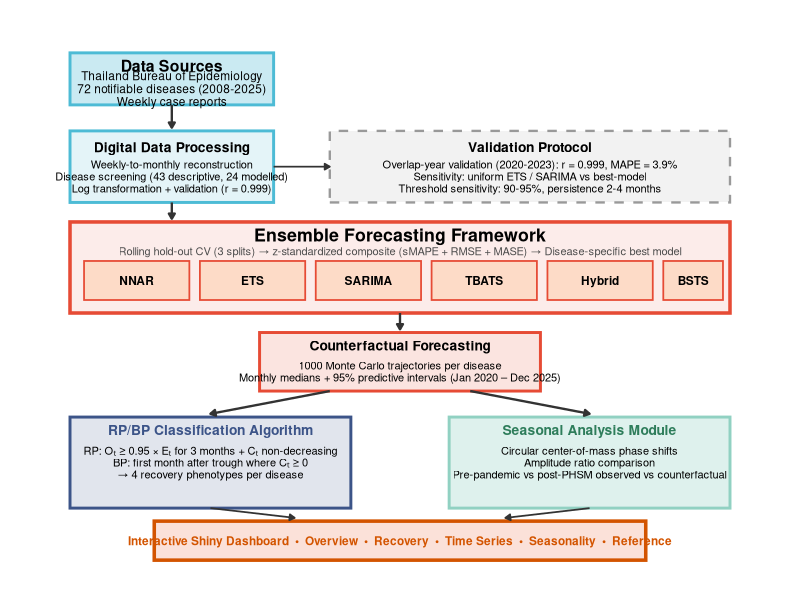
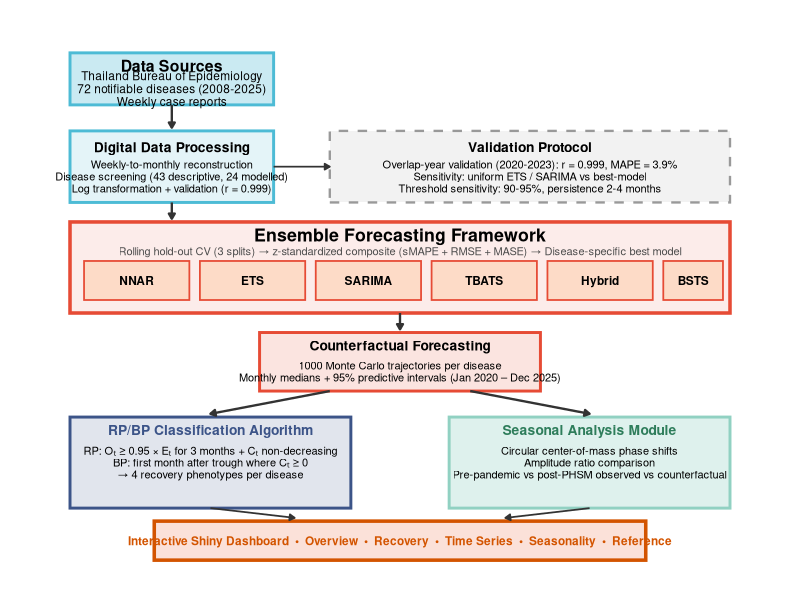

The R source for these figures, in order:
# ==============================================================================
# Figure 1: Framework Architecture Schematic
# Digital Surveillance Framework Pipeline Diagram
# ==============================================================================

library(ggplot2)
library(grid)
library(gridExtra)

# --- Helper: Rounded rectangle grob ---
roundrect_grob <- function(x, y, w, h, r = 0.02, fill = "white", col = "black", lwd = 1) {
  grid.roundrect(
    x = unit(x, "npc"), y = unit(y, "npc"),
    width = unit(w, "npc"), height = unit(h, "npc"),
    r = unit(r, "npc"),
    gp = gpar(fill = fill, col = col, lwd = lwd)
  )
}

# --- Color Palette ---
col_data     <- "#4DBBD5FF"   # Data layer (blue)
col_model    <- "#E64B35FF"   # Model layer (red)
col_metric   <- "#3C5488FF"   # Metric layer (dark blue)
col_seasonal <- "#91D1C2FF"   # Seasonal module (teal)
col_dash     <- "#F39B7FFF"   # Dashboard (salmon)
col_arrow    <- "#333333"
col_bg       <- "white"

# --- Build figure using ggplot + annotation ---
fig1 <- ggplot() +
  xlim(0, 10) + ylim(0, 8) +
  theme_void() +
  theme(plot.margin = margin(10, 10, 10, 10)) +

  # === LAYER 1: Data Sources (top) ===
  annotate("rect", xmin = 0.3, xmax = 3.2, ymin = 7.0, ymax = 7.8,
           fill = col_data, alpha = 0.3, color = col_data, linewidth = 1) +
  annotate("text", x = 1.75, y = 7.6, label = "Data Sources", fontface = "bold", size = 4) +
  annotate("text", x = 1.75, y = 7.25, size = 3, lineheight = 0.9,
           label = "Thailand Bureau of Epidemiology\n72 notifiable diseases (2008-2025)\nWeekly case reports") +

  # === LAYER 2: Data Processing Pipeline ===
  annotate("rect", xmin = 0.3, xmax = 3.2, ymin = 5.5, ymax = 6.6,
           fill = col_data, alpha = 0.15, color = col_data, linewidth = 1) +
  annotate("text", x = 1.75, y = 6.35, label = "Digital Data Processing", fontface = "bold", size = 3.5) +
  annotate("text", x = 1.75, y = 5.9, size = 2.8, lineheight = 0.9,
           label = "Weekly-to-monthly reconstruction\nDisease screening (43 descriptive, 24 modelled)\nLog transformation + validation (r = 0.999)") +

  # Arrow: Data → Processing

  annotate("segment", x = 1.75, xend = 1.75, y = 7.0, yend = 6.65,
           arrow = arrow(length = unit(0.15, "cm"), type = "closed"),
           color = col_arrow, linewidth = 0.8) +

  # === LAYER 3: Ensemble Forecasting Framework (center, wide) ===
  annotate("rect", xmin = 0.3, xmax = 9.7, ymin = 3.8, ymax = 5.2,
           fill = col_model, alpha = 0.1, color = col_model, linewidth = 1.2) +
  annotate("text", x = 5.0, y = 5.0, label = "Ensemble Forecasting Framework",
           fontface = "bold", size = 4.5) +

  # 6 model boxes inside
  annotate("rect", xmin = 0.5, xmax = 2.0, ymin = 4.0, ymax = 4.6,
           fill = "#FDDBC7", color = col_model, linewidth = 0.6) +
  annotate("text", x = 1.25, y = 4.3, label = "NNAR", size = 3, fontface = "bold") +

  annotate("rect", xmin = 2.15, xmax = 3.65, ymin = 4.0, ymax = 4.6,
           fill = "#FDDBC7", color = col_model, linewidth = 0.6) +
  annotate("text", x = 2.9, y = 4.3, label = "ETS", size = 3, fontface = "bold") +

  annotate("rect", xmin = 3.8, xmax = 5.3, ymin = 4.0, ymax = 4.6,
           fill = "#FDDBC7", color = col_model, linewidth = 0.6) +
  annotate("text", x = 4.55, y = 4.3, label = "SARIMA", size = 3, fontface = "bold") +

  annotate("rect", xmin = 5.45, xmax = 6.95, ymin = 4.0, ymax = 4.6,
           fill = "#FDDBC7", color = col_model, linewidth = 0.6) +
  annotate("text", x = 6.2, y = 4.3, label = "TBATS", size = 3, fontface = "bold") +

  annotate("rect", xmin = 7.1, xmax = 8.6, ymin = 4.0, ymax = 4.6,
           fill = "#FDDBC7", color = col_model, linewidth = 0.6) +
  annotate("text", x = 7.85, y = 4.3, label = "Hybrid", size = 3, fontface = "bold") +

  annotate("rect", xmin = 8.75, xmax = 9.6, ymin = 4.0, ymax = 4.6,
           fill = "#FDDBC7", color = col_model, linewidth = 0.6) +
  annotate("text", x = 9.175, y = 4.3, label = "BSTS", size = 3, fontface = "bold") +

  # Model selection annotation
  annotate("text", x = 5.0, y = 4.75, size = 2.8, color = "grey30",
           label = "Rolling hold-out CV (3 splits) \u2192 z-standardized composite (sMAPE + RMSE + MASE) \u2192 Disease-specific best model") +

  # Arrow: Processing → Ensemble
  annotate("segment", x = 1.75, xend = 1.75, y = 5.5, yend = 5.25,
           arrow = arrow(length = unit(0.15, "cm"), type = "closed"),
           color = col_arrow, linewidth = 0.8) +

  # === LAYER 4: Counterfactual Forecasting ===
  annotate("rect", xmin = 3.0, xmax = 7.0, ymin = 2.6, ymax = 3.5,
           fill = col_model, alpha = 0.15, color = col_model, linewidth = 1) +
  annotate("text", x = 5.0, y = 3.3, label = "Counterfactual Forecasting",
           fontface = "bold", size = 3.5) +
  annotate("text", x = 5.0, y = 2.9, size = 2.8, lineheight = 0.9,
           label = "1000 Monte Carlo trajectories per disease\nMonthly medians + 95% predictive intervals (Jan 2020 \u2013 Dec 2025)") +

  # Arrow: Ensemble → Counterfactual
  annotate("segment", x = 5.0, xend = 5.0, y = 3.8, yend = 3.55,
           arrow = arrow(length = unit(0.15, "cm"), type = "closed"),
           color = col_arrow, linewidth = 0.8) +

  # === LAYER 5: Two output branches ===

  # --- Branch A: RP/BP Classification (left) ---
  annotate("rect", xmin = 0.3, xmax = 4.3, ymin = 0.8, ymax = 2.2,
           fill = col_metric, alpha = 0.15, color = col_metric, linewidth = 1) +
  annotate("text", x = 2.3, y = 2.0, label = "RP/BP Classification Algorithm",
           fontface = "bold", size = 3.5, color = col_metric) +
  annotate("text", x = 2.3, y = 1.5, size = 2.8, lineheight = 0.9,
           label = "RP: O\u209C \u2265 0.95 \u00D7 E\u209C for 3 months + C\u209C non-decreasing\nBP: first month after trough where C\u209C \u2265 0\n\u2192 4 recovery phenotypes per disease") +

  # --- Branch B: Seasonal Analysis (right) ---
  annotate("rect", xmin = 5.7, xmax = 9.7, ymin = 0.8, ymax = 2.2,
           fill = col_seasonal, alpha = 0.3, color = col_seasonal, linewidth = 1) +
  annotate("text", x = 7.7, y = 2.0, label = "Seasonal Analysis Module",
           fontface = "bold", size = 3.5, color = "#2E7D5B") +
  annotate("text", x = 7.7, y = 1.5, size = 2.8, lineheight = 0.9,
           label = "Circular center-of-mass phase shifts\nAmplitude ratio comparison\nPre-pandemic vs post-PHSM observed vs counterfactual") +

  # Arrows: Counterfactual → RP/BP and → Seasonal
  annotate("segment", x = 4.0, xend = 2.3, y = 2.6, yend = 2.25,
           arrow = arrow(length = unit(0.15, "cm"), type = "closed"),
           color = col_arrow, linewidth = 0.8) +
  annotate("segment", x = 6.0, xend = 7.7, y = 2.6, yend = 2.25,
           arrow = arrow(length = unit(0.15, "cm"), type = "closed"),
           color = col_arrow, linewidth = 0.8) +

  # === LAYER 6: Dashboard (bottom) ===
  annotate("rect", xmin = 1.5, xmax = 8.5, ymin = 0.0, ymax = 0.6,
           fill = col_dash, alpha = 0.3, color = "#D35400", linewidth = 1.2) +
  annotate("text", x = 5.0, y = 0.3,
           label = "Interactive Shiny Dashboard  \u2022  Overview  \u2022  Recovery  \u2022  Time Series  \u2022  Seasonality  \u2022  Reference",
           fontface = "bold", size = 3, color = "#D35400") +

  # Arrows: RP/BP → Dashboard and Seasonal → Dashboard
  annotate("segment", x = 2.3, xend = 3.5, y = 0.8, yend = 0.65,
           arrow = arrow(length = unit(0.15, "cm"), type = "closed"),
           color = col_arrow, linewidth = 0.6) +
  annotate("segment", x = 7.7, xend = 6.5, y = 0.8, yend = 0.65,
           arrow = arrow(length = unit(0.15, "cm"), type = "closed"),
           color = col_arrow, linewidth = 0.6) +

  # === Side annotation: Training / Forecast periods ===
  annotate("rect", xmin = 4.0, xmax = 9.7, ymin = 5.5, ymax = 6.6,
           fill = "grey95", color = "grey60", linewidth = 0.8, linetype = "dashed") +
  annotate("text", x = 6.85, y = 6.35, label = "Validation Protocol", fontface = "bold", size = 3.5) +
  annotate("text", x = 6.85, y = 5.9, size = 2.8, lineheight = 0.9,
           label = "Overlap-year validation (2020-2023): r = 0.999, MAPE = 3.9%\nSensitivity: uniform ETS / SARIMA vs best-model\nThreshold sensitivity: 90-95%, persistence 2-4 months") +

  # Arrow: Processing → Validation
  annotate("segment", x = 3.2, xend = 4.0, y = 6.05, yend = 6.05,
           arrow = arrow(length = unit(0.15, "cm"), type = "closed"),
           color = col_arrow, linewidth = 0.6)

# Save
ggsave("../Outcome/Publish/fig1_framework.pdf", fig1, width = 12, height = 9, dpi = 300)
ggsave("../Outcome/Publish/fig1_framework.png", fig1, width = 12, height = 9, dpi = 300)

cat("Figure 1 (Framework Architecture) saved.\n")
